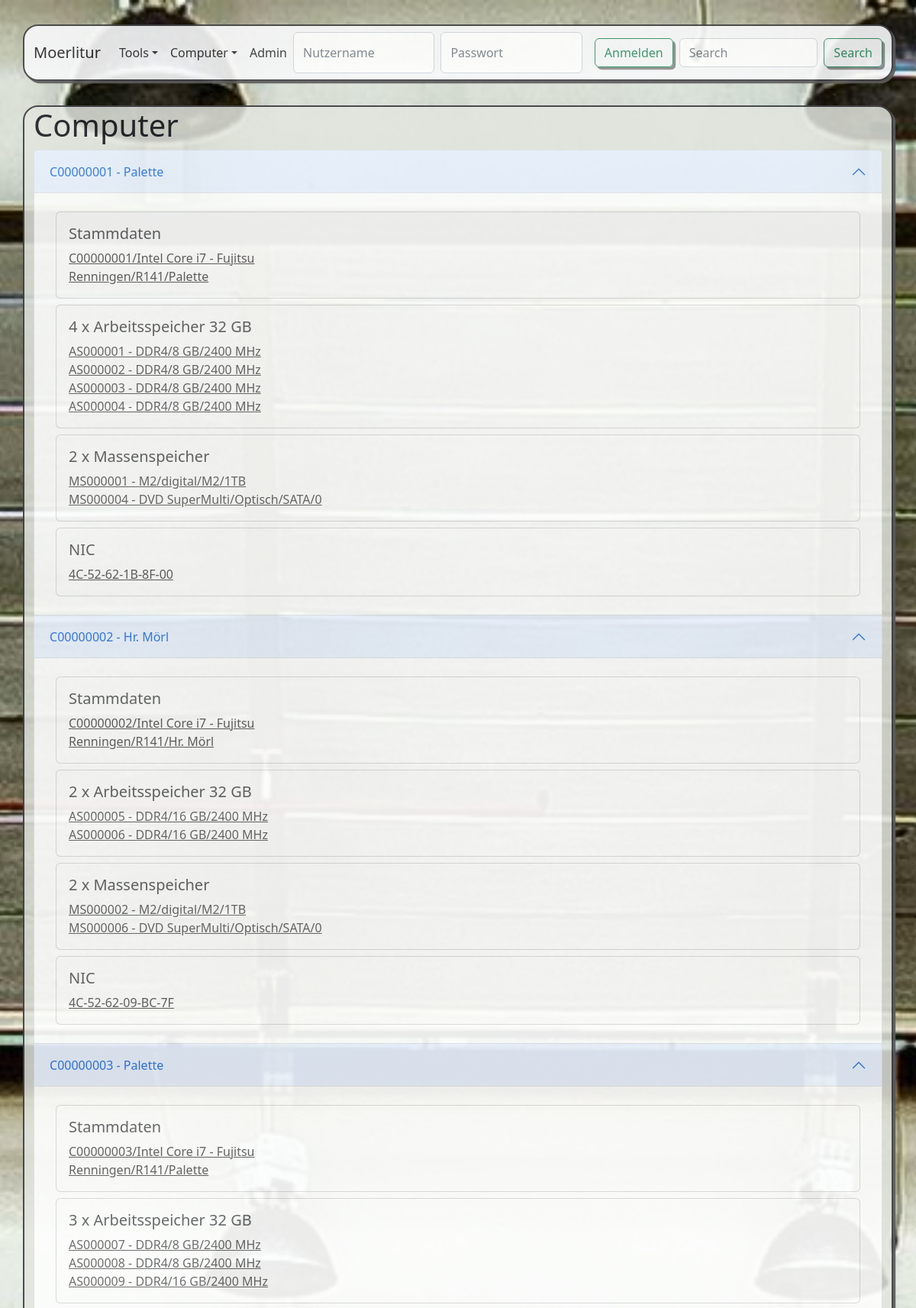
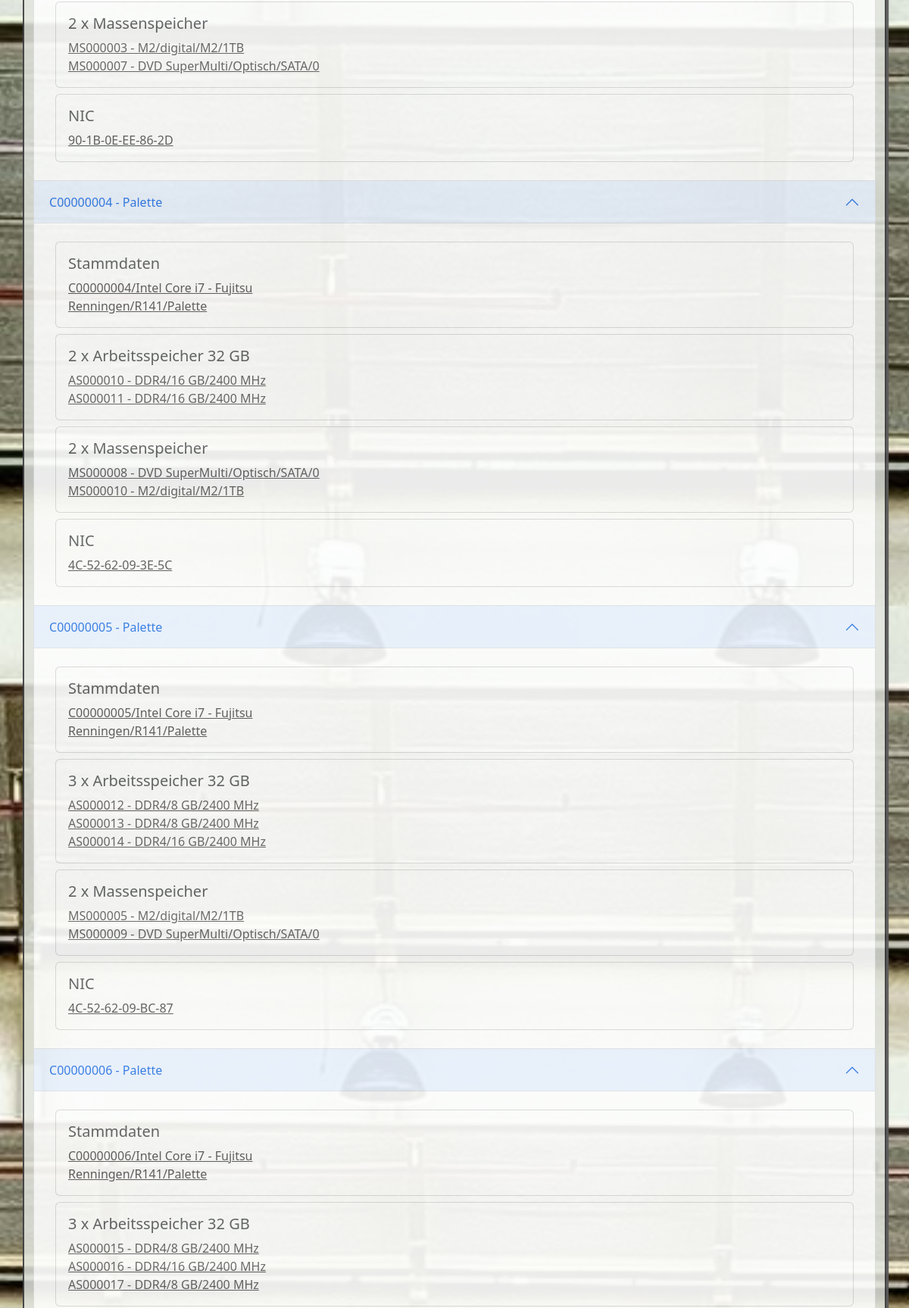
The page / (upper part) on the database its author committed (2 pictures, top to bottom).
### app1/models.py (models this page shows, shortened)
class Standort(models.Model):
    raum = models.ForeignKey(Raum, on_delete=models.RESTRICT,verbose_name="Raum")
    bezeichnung = models.CharField(max_length=50, verbose_name="Standort")
    aktiv = models.BooleanField(default=True)
    def __str__(self):
        return f"{self.raum}/{self.bezeichnung}"
    class Meta:
        verbose_name_plural = "Standorte"
        verbose_name = "Standort"

class Computer(models.Model):
    standort = models.ForeignKey(Standort, on_delete=models.RESTRICT,verbose_name="Standort")
    prozessor = models.ForeignKey(Prozessor, on_delete=models.RESTRICT,verbose_name="Prozessor")
    hersteller = models.ForeignKey(Hersteller, on_delete=models.RESTRICT,verbose_name="Hersteller")
    aktiv = models.BooleanField(default=True)
    product = models.CharField(max_length=50, verbose_name="Produkt", blank = True)
    modell = models.CharField(max_length=50, verbose_name="Modell", blank = True)
    seriennummer = models.CharField(max_length=50, verbose_name="SN", blank = True)
    zusatzinfo = models.CharField(max_length=50, verbose_name="Zusatzinfo", blank = True)
    pin = models.CharField(max_length=50, verbose_name="PIN", default='000000')
    def __str__(self):
        return f"C{self.id:08}/{self.prozessor.bezeichnung} - {self.hersteller}"
    class Meta:
        verbose_name_plural = "Computer"
        verbose_name = "Computer"

class Prozessor(models.Model):
    bezeichnung = models.CharField(max_length=50, verbose_name="Bezeichnung")
    takt =  models.CharField(max_length=10, verbose_name="Takt")
    anzahl_kerne = models.IntegerField(verbose_name="Anzahl Kerne")
    anzahl_kerne_logisch = models.IntegerField(verbose_name="Anzahl logischer Kerne", default=0)
    aktiv = models.BooleanField(default=True)
    class Meta:
        verbose_name_plural = "Prozessoren"
        verbose_name = "Prozessor"

class Hersteller(models.Model):
    hersteller = models.CharField(max_length=50, verbose_name="Hersteller")
    aktiv = models.BooleanField(default=True)
    def __str__(self):
        return f"{self.hersteller}"
    class Meta:
        verbose_name_plural = "Hersteller"
        verbose_name = "Hersteller"

class Raum(models.Model):
    ort = models.ForeignKey(Ort, on_delete=models.RESTRICT,verbose_name="Ort")
    raum = models.CharField(max_length=50, verbose_name="Raum")
    aktiv = models.BooleanField(default=True)
    def __str__(self):
        return f"{self.ort}/{self.raum}"
    class Meta:
        verbose_name_plural = "Räume"
        verbose_name = "Raum"

class Ort(models.Model):
    ort = models.CharField(max_length=50, verbose_name="Ort")
    aktiv = models.BooleanField(default=True)
    def __str__(self):
        return f"{self.ort}"
    class Meta:
        verbose_name_plural = "Orte"
        verbose_name = "Ort"

class Arbeitsspeicher(models.Model):
    speichertyp = models.ForeignKey(Arbeitsspeichertyp, on_delete=models.RESTRICT)
    computer = models.ForeignKey(Computer, on_delete=models.RESTRICT, verbose_name="Computer", blank = True, null = True)
    hersteller = ForeignKey(Hersteller, on_delete=models.RESTRICT, verbose_name="Hersteller")
    seriennummer = models.CharField(max_length=50, verbose_name="SN", null=True)
    aktiv = models.BooleanField(default=True)
    def __str__(self):
        return f"AS{self.id:06} - {self.speichertyp} "
    class Meta:
        verbose_name_plural = "Arbeitsspeicher"
        verbose_name = "Arbeitsspeicher"

class Arbeitsspeichertyp(models.Model):
    typ = models.CharField(max_length=50, verbose_name="Typ")
    groesse = models.IntegerField(verbose_name="Größe in GB")
    takt = models.CharField(max_length=50, verbose_name="Takt")
    ecc = models.BooleanField(verbose_name="ECC tauglich")
    aktiv = models.BooleanField(default=True)
    def __str__(self):
        return f"{self.typ}/{self.groesse} GB/{self.takt}"
    class Meta:
        verbose_name_plural = "Arbeitsspeichertypen"
        verbose_name = "Arbeitsspeichertyp"

class Massenspeicher(models.Model):
    speichertyp = models.ForeignKey(Massenspeichertyp, on_delete=models.RESTRICT)
    hersteller = models.ForeignKey(Hersteller, on_delete=models.RESTRICT,verbose_name="Hersteller")
    seriennummer = models.CharField(max_length=50, verbose_name="SN", blank=True)
    computer = ForeignKey(Computer, on_delete=models.RESTRICT, verbose_name="Computer", blank=True, null=True)
    comment = models.CharField(max_length=50, verbose_name="Kommentar", blank=True)
    aktiv = models.BooleanField(default=True)
    def __str__(self):
        return f"MS{self.id:06} - {self.speichertyp}"
    class Meta:
        verbose_name_plural = "Massensspeicher"
        verbose_name = "Massensspeicher"

class Massenspeichertyp(models.Model):
    bezeichnung = models.CharField(max_length=50, verbose_name="Bezeichnung")
    anschluss = models.ForeignKey(Anschlusstyp, on_delete=models.RESTRICT, verbose_name="Anschluss")
    typ = models.ForeignKey(Speicherart, on_delete=models.RESTRICT, verbose_name="Speicherart")
    groesse = models.CharField(max_length=50, verbose_name="Größe")
    aktiv = models.BooleanField(default=True)
    def __str__(self):
        return f"{self.bezeichnung}/{self.typ}/{self.anschluss}/{self.groesse}"
    class Meta:
        verbose_name_plural = "Massenspeichertypen"
        verbose_name = "Massenspeichertyp"

class Speicherart(models.Model):
    bezeichnung = models.CharField(max_length=50, verbose_name="Bezeichnung")
    slug = models.CharField(max_length=50, verbose_name="Typ")
    aktiv = models.BooleanField(default=True)
    def __str__(self):
        return f"{self.slug}"
    class Meta:
        verbose_name_plural = "Massenspeicherarten"
        verbose_name = "Massenspeicherart"

class Anschlusstyp(models.Model):
    bezeichnung = models.CharField(max_length=50, verbose_name="Bezeichnung")
    slug = models.CharField(max_length=50, verbose_name="Anschlusstyp")
    aktiv = models.BooleanField(default=True)
    def __str__(self):
        return f"{self.slug}"
    class Meta:
        verbose_name_plural = "Anschlusstypen"
        verbose_name = "Anschlusstyp"

class NIC(models.Model):
    typ = models.ForeignKey(NICTyp, on_delete=models.RESTRICT,verbose_name="Typ")
    computer = models.ForeignKey(Computer, on_delete=models.RESTRICT, verbose_name="Computer", null = True, blank=True)
    mac = models.CharField(max_length=50, verbose_name="MAC Adresse")
    kommentar =  models.CharField(max_length=50, verbose_name="Kommentar", blank = True)
    aktiv = models.BooleanField(default=True)
    class Meta:
        verbose_name_plural = "NIC"
        verbose_name = "NIC"

### app1/views.py (the view, shortened to what this page needs)
# urls.py: path('' , views.index, name='index'),
def index(request):
    liste_computer = Computer.objects.all().order_by('id')
    antwort = []
    for einzel_computer in liste_computer:
        rechner = []
        rechner.append((einzel_computer,einzel_computer.standort, f"{einzel_computer.id:08}"))
        liste_arbeitsspeicher = Arbeitsspeicher.objects.filter(computer=einzel_computer)
        summe = 0
        as_liste = []
        anzahl = 0
        for arbeitsspeicher in liste_arbeitsspeicher:
            as_liste.append((arbeitsspeicher, arbeitsspeicher.id))
            summe += arbeitsspeicher.speichertyp.groesse
            anzahl += 1
        rechner.append(as_liste)
        rechner.append(summe)
        rechner.append(anzahl)
        liste_massenspeicher = Massenspeicher.objects.filter(computer=einzel_computer)
        ms_liste = []
        anzahl = 0
        for massenspeicher in liste_massenspeicher:
            ms_liste.append((massenspeicher, massenspeicher.id))
            anzahl += 1
        rechner.append(ms_liste)
        rechner.append(anzahl)
        liste_nic = NIC.objects.filter(computer=einzel_computer)
        nic_liste = []
        anzahl = 0
        for nic in liste_nic:
            nic_liste.append((nic.mac, nic.id))
            anzahl += 1
        rechner.append(nic_liste)
        rechner.append(anzahl)
        antwort.append(rechner)
    return render(request, 'app1/liste_comp.html', {'rechner': antwort})

### app1/templates/app1/liste_comp.html (shortened to what this page needs)
{% extends 'app1/base.html' %}
{% block h1 %}
Computer
{% endblock h1 %}
{% block content %}
    <div class="accordion" id="accordion1">
    {% for einzel_rechner in rechner %}
        <div class="accordion-item">
            <div class="accordion-header">
                <button class="accordion-button" type="button" data-bs-toggle="collapse" data-bs-target="#collapse{{einzel_rechner.0.2}}" aria-expanded="true" aria-controls="collapse{{einzel_rechner.0.2}}">
                    C{{einzel_rechner.0.2}} - {{einzel_rechner.0.1.bezeichnung}}
                </button>
            </div>
            <div id="collapse{{einzel_rechner.0.2}}" class="accordion-collapse collapse show" data-bs-parent="#accordion1">
                <div class="accordion-body">
                    <div class="card">
                        <div class="card-body">
                            <h5 class = "card-title">
                                Stammdaten
                            </h5>
                            <a href="/admin/app1/computer/{{einzel_rechner.0.2}}/change/" target="_blank">{{einzel_rechner.0.0}}</a><br />
                            <a href="/admin/app1/standort/{{einzel_rechner.0.1.id}}/change/" target="_blank">{{einzel_rechner.0.1}}</a>
                        </div>
                    </div>
                    <div class="card">
                        <div class="card-body">
                            <h5 class = "card-title">
                                {{einzel_rechner.3}} x Arbeitsspeicher {{einzel_rechner.2}} GB
                            </h5>
                            <div class="card-text">
                                {% for as_einzel in einzel_rechner.1%}
                                    <a href="/admin/app1/arbeitsspeicher/{{as_einzel.1}}/change/" target="_blank">{{as_einzel.0}}</a><br />
                                {% endfor %}
                            </div>
                        </div>
                    </div>
                    <div class="card">
                        <div class="card-body">
                            <h5 class = "card-title">
                                {{einzel_rechner.5}} x Massenspeicher
                            </h5>
                            <div class="card-text">
                                {% for ms_einzel in einzel_rechner.4%}
                                    <a href="/admin/app1/massenspeicher/{{ms_einzel.1}}/change/" target="_blank">{{ms_einzel.0}}</a><br />
                                {% endfor %}
                            </div>
                        </div>
                    </div>
                    <div class="card">
                        <div class="card-body">
                            <h5 class = "card-title">
                                NIC
                            </h5>
                            {% if  einzel_rechner.7 < 2%}
                                {% if einzel_rechner.7 == 0 %}
                                    Keine Netzwerkkarte
                                {% else %}
                                    <a href="/admin/app1/nic/{{einzel_rechner.6.0.1}}/change/" target="_blank">{{einzel_rechner.6.0.0}}</a>
                                {% endif %}
                            {% endif %}
                        </div>
                    </div>
                </div>
            </div>
        </div>
    {% endfor %}
    </div>
{% endblock content %}

### app1/templates/app1/base.html (shortened to what this page needs)
{% load static tz%}
<!doctype html>
<html lang="de">
    <head>
        <link href="https://cdn.jsdelivr.net/npm/bootstrap@5.2.2/dist/css/bootstrap.min.css" rel="stylesheet">
        <link rel="stylesheet" href="{% static 'app1/css/styles.css' %}" />
    </head>
    <body><nav class="navbar navbar-expand-lg bg-light sticky-top fixed-top container">
        <div class="container-fluid">
          <a class="navbar-brand" href="/">Moerlitur</a>
          <div class="collapse navbar-collapse" id="navbarSupportedContent">
            <ul class="navbar-nav me-auto mb-2 mb-lg-0">
              <li class="nav-item">
                <a class="nav-link dropdown-toggle" aria-current="page" href="/tools" data-bs-toggle="dropdown" >Tools</a>
              </li>
              <li class="nav-item">
                <a class="nav-link dropdown-toggle" aria-current="page" href="/tools" data-bs-toggle="dropdown" >Computer</a>
              </li>
              <li class="nav-item">
                <a class="nav-link" href="/admin" target="_blank">Admin</a>
              </li>
            </ul>
            {% if not user.is_authenticated %}
              <form class="d-flex" method="POST">
                <input class="form-control me-2" type="text" placeholder="Nutzername" aria-label="Nutzername" name="login_name">
                <input class="form-control me-2" type="password" placeholder="Passwort" aria-label="Passwort" name="login_pwd">
                <button class="btn btn-outline-success m-2" type="submit" name="button" value="Anmelden">Anmelden</button>
              </form>
            {% else %}
            <form class="d-flex" method="POST" action="/">
              {% csrf_token %}
              <spam align-middle></spam>
              <button class="btn btn-outline-success mx-2" type="button">{{user.get_username}}</button>
              <button class="btn btn-outline-danger mx-2" type="submit" name="button" value="Abmelden">Abmelden</button>
            {% endif %}
            <form class="d-flex " role="search" method="POST">
              <input class="form-control me-2" type="search" placeholder="Search" aria-label="Search" name="search">
              <button class="btn btn-outline-success" type="submit" name="button">Search</button>
            </form>
          </div>
        </div>
      </nav>
        <div class="container">
        <h1>{% block h1 %}Hauptüberschrift{% endblock %}</h1>
        {% block content %}Das System läuft wie Hannes...{% endblock %}
        </div>
    </body>
</html>

### app1/static/app1/css/styles.css (style rules this page uses)
.card { margin: 0.5em; }
body { background-image: url(../pics/hintergrund.jpg); height: 95vh; background-position: center; background-repeat: no-repeat; background-size: cover; background-attachment: fixed; }
div { opacity: .94; }
.container { background-color: rgb(225, 230, 222, 0.90); border-radius: 20px 20px 20px 20px; margin-top: 2em; box-shadow: 0.2em 0.2em rgb(92, 91, 91); border: 2px solid #414144; }
.navbar { opacity: 0.9 }
button { box-shadow: 0.2em 0.2em gray; }
a:link, a:visited { color: rgb(29, 29, 31); }

### rows shown on the page
Standort: bezeichnung "Palette" "Palette" "Palette" "Palette" "Palette", raum+bezeichnung "Renningen/R141/Palette" "Renningen/R141/Palette" "Renningen/R141/Palette" "Renningen/R141/Palette" "Renningen/R141/Palette"
Computer: id+prozessor+hersteller "C00000001/Intel Core i7 - Fujitsu"
Arbeitsspeicher: id+speichertyp "AS000001 - DDR4/8 GB/2400 MHz"
Arbeitsspeicher: id+speichertyp "AS000002 - DDR4/8 GB/2400 MHz"
Arbeitsspeicher: id+speichertyp "AS000003 - DDR4/8 GB/2400 MHz"
Arbeitsspeicher: id+speichertyp "AS000004 - DDR4/8 GB/2400 MHz"
Massenspeicher: id+speichertyp "MS000001 - M2/digital/M2/1TB"
Massenspeicher: id+speichertyp "MS000004 - DVD SuperMulti/Optisch/SATA/0"
NIC: mac "4C-52-62-1B-8F-00"
Standort: bezeichnung "Hr. Mörl", raum+bezeichnung "Renningen/R141/Hr. Mörl"
Computer: id+prozessor+hersteller "C00000002/Intel Core i7 - Fujitsu"
Arbeitsspeicher: id+speichertyp "AS000005 - DDR4/16 GB/2400 MHz"
Arbeitsspeicher: id+speichertyp "AS000006 - DDR4/16 GB/2400 MHz"
Massenspeicher: id+speichertyp "MS000002 - M2/digital/M2/1TB"
Massenspeicher: id+speichertyp "MS000006 - DVD SuperMulti/Optisch/SATA/0"
NIC: mac "4C-52-62-09-BC-7F"
Computer: id+prozessor+hersteller "C00000003/Intel Core i7 - Fujitsu"
Arbeitsspeicher: id+speichertyp "AS000007 - DDR4/8 GB/2400 MHz"
Arbeitsspeicher: id+speichertyp "AS000008 - DDR4/8 GB/2400 MHz"
Arbeitsspeicher: id+speichertyp "AS000009 - DDR4/16 GB/2400 MHz"
Massenspeicher: id+speichertyp "MS000003 - M2/digital/M2/1TB"
Massenspeicher: id+speichertyp "MS000007 - DVD SuperMulti/Optisch/SATA/0"
NIC: mac "90-1B-0E-EE-86-2D"
Computer: id+prozessor+hersteller "C00000004/Intel Core i7 - Fujitsu"
Arbeitsspeicher: id+speichertyp "AS000010 - DDR4/16 GB/2400 MHz"
Arbeitsspeicher: id+speichertyp "AS000011 - DDR4/16 GB/2400 MHz"
Massenspeicher: id+speichertyp "MS000008 - DVD SuperMulti/Optisch/SATA/0"
Massenspeicher: id+speichertyp "MS000010 - M2/digital/M2/1TB"
NIC: mac "4C-52-62-09-3E-5C"
Computer: id+prozessor+hersteller "C00000005/Intel Core i7 - Fujitsu"
Arbeitsspeicher: id+speichertyp "AS000012 - DDR4/8 GB/2400 MHz"
Arbeitsspeicher: id+speichertyp "AS000013 - DDR4/8 GB/2400 MHz"
Arbeitsspeicher: id+speichertyp "AS000014 - DDR4/16 GB/2400 MHz"
Massenspeicher: id+speichertyp "MS000005 - M2/digital/M2/1TB"
Massenspeicher: id+speichertyp "MS000009 - DVD SuperMulti/Optisch/SATA/0"
NIC: mac "4C-52-62-09-BC-87"
Computer: id+prozessor+hersteller "C00000006/Intel Core i7 - Fujitsu"
Arbeitsspeicher: id+speichertyp "AS000015 - DDR4/8 GB/2400 MHz"
Arbeitsspeicher: id+speichertyp "AS000016 - DDR4/16 GB/2400 MHz"
Arbeitsspeicher: id+speichertyp "AS000017 - DDR4/8 GB/2400 MHz"

### other values the page prints
{{ einzel_rechner.0.2 }} "00000001" "00000002" "00000003" "00000004" "00000005" "00000006"
{{ einzel_rechner.3 }} "4" "2" "3" "2" "3" "3"
{{ einzel_rechner.2 }} "32" "32" "32" "32" "32" "32"
{{ einzel_rechner.5 }} "2" "2" "2" "2" "2"
